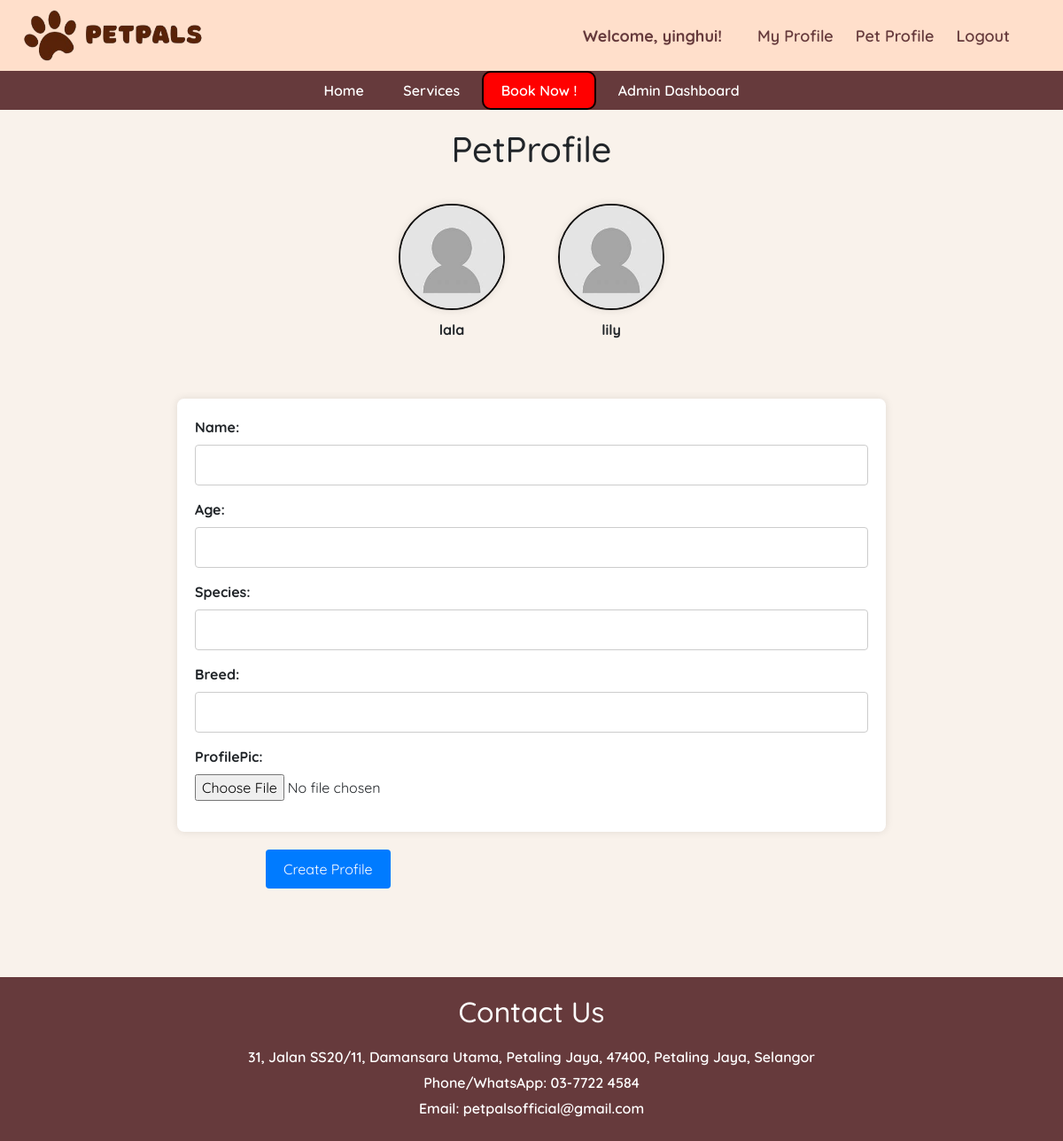
/petprofile/ (signed in), run on the app's committed database.
### main/models.py (models this page shows, shortened)
class Pet(models.Model):
    name = models.CharField(max_length=20)
    owner = models.ForeignKey(Owner, null=True, on_delete=models.CASCADE)
    age = models.PositiveBigIntegerField()
    species = models.CharField(max_length=50)
    breed = models.CharField(max_length=50)
    profile_pic = models.ImageField(default="profile.jpg", null=True, blank=True)

### main/views.py (the view)
# urls.py: path('petprofile/', views.PetprofilePage, name="petprofile"),
def PetprofilePage(request):
    try:
        owner_instance = Owner.objects.get(user=request.user)
    except Owner.DoesNotExist:
        messages.error(request, 'pls create a owner profile first')
        return redirect ('profile')
    pet_instances = Pet.objects.filter(owner=owner_instance)
    if request.method == 'POST':
        form = PetForm(request.POST, request.FILES)
        if form.is_valid():
            pet = form.save(commit=False)
            pet.owner = owner_instance
            pet.save()
            form.save_m2m()
            messages.success(request, f'profile has been updated')
            return redirect('petprofile')
    else:
        form = PetForm()
    context = {'form':form, 'pet_instances': pet_instances}
    return render(request, 'petprofile.html', context)

### main/forms.py
class PetForm(forms.ModelForm):
    class Meta:
        model = Pet
        fields = ['name','age','species','breed','profile_pic']

### main/models.py (called while the page is built)
    def __str__(self):
        return self.user.username

### main/templates/petprofile.html (shortened to what this page needs)
{% extends 'base.html' %}
{% block content %}
{% load static%}
        <h1 class="ti">PetProfile</h1>
    <div class="pet-container">
        {% for pet_instance in pet_instances %}
        <div class="pet-card">
            <div class=>
                <a href="{% url 'edit_pet' pet_instance.id %}">
                    <div class="profile_pic">
                        <img src="{% if pet_instance.profile_pic %}{{ pet_instance.profile_pic.url }}{% else %}{% static 'image/profile.jpg' %}{% endif %}" alt="{{ pet_instance.name }}'s Profile Picture">
                    </div>
                </a>
                <div>
                    <p>{{ pet_instance.name }}</p>
                </div>
            </div>
        </div>
        {% endfor %}
    </div>
    <form method="POST" action="" enctype="multipart/form-data">
        <div class="container">
            <div class=" form-group">
                <label for="id_username">Name:</label>
                {{ form.name }}
            </div>
            <div class=" form-group">
                <label for="id_breed">Age:</label>
                {{ form.age }}
            </div>
            <div class=" form-group">
                <label for="id_age">Species:</label>
                {{ form.species }}
            </div>
            <div class=" form-group">
                <label for="id_species">Breed:</label>
                {{ form.breed }}
            </div>
            <div class=" form-group">
                <label for="id_profilepic">ProfilePic:</label>
                {{ form.profile_pic }}
            </div>
        </div>
        <div class="button-container">
            <input type="submit" value="Create Profile">
        </div>
    </form>
{% endblock %}

### main/templates/navbar.html (shortened to what this page needs)
{% load static %}
    <header>
        <img src="{% static 'image/PetPals.png' %}" alt="Pawlogo" width="auto" height="80">
        <div class="profile-bar">
            <div class="profile-info">
                {% if request.user.is_authenticated %}
                    <span>Welcome, {{ request.user }}!</span>
                {% else %}
                    <span>Welcome, Guest!</span>
                {% endif %}
            </div>
                <div class="profile-actions">
                    {% if user.is_authenticated %}
                        <a href="{% url 'profile' %}">My Profile</a>
                        <a href="{% url 'petprofile' %}">Pet Profile</a>
                        <a href="{% url 'logout' %}">Logout</a>
                    {% else %}
                        <a href="{% url 'login' %}">Sign In</a>
                        <a href="{% url 'register' %}">Sign Up</a>
                    {% endif %}
                </div>
        </div>
    </header>
    <nav class="navigation">
        <a href="{% url 'home' %}">Home</a>
        <a href="#services">Services</a>
        <a href="{% url 'bookingpage' %}" class="book">Book Now !</a>
        {% if request.user.is_staff %}
        <a href="{% url 'admin_dashboard' %}" >Admin Dashboard </a>
        {% endif %}
    </nav>

### main/templates/base.html (style rules this page uses)
body { font-family: "Quicksand", sans-serif; font-optical-sizing: auto; font-weight: 600; font-style: normal; margin: 0; padding: 0; background-color: #F9F2EB; }
.ti { margin-top: 20px; }

### main/templates/navbar.html (style rules this page uses)
header { background-color: rgb(255, 223, 203); padding: 0px; text-align: center; color: rgb(102, 58, 60); display: flex; justify-content: space-between; align-items: center; }
.navigation { background-color:rgb(102,58,60); padding: 10px 0; text-align: center; }
.navigation a { color: white; text-decoration: none; padding: 10px 20px; }
.profile-bar { display: flex; align-items: center; margin-right: 5%; font-size: large; }
.profile-info { margin-right: 20px; }
.profile-info span { font-weight: bold; }
.profile-actions a { color: rgb(102,58,60); text-decoration: none; margin-left: 20px; }
.book { border-radius: 10px; border: 2px solid black; background-color: red; color:white; }

### main/templates/petprofile.html (style rules this page uses)
.container { max-width: 800px; margin: 20px auto; background-color: #fff; padding: 20px; border-radius: 8px; box-shadow: 0 0 10px rgba(0, 0, 0, 0.1); }
h1 { text-align: center; }
form { margin-top: 20px; }
form .form-group { margin-bottom: 15px; }
form label { display: block; font-weight: bold; }
form input[type="text"], form input[type="email"], #id_age { width: 100%; padding: 10px; border: 1px solid #ccc; border-radius: 4px; box-sizing: border-box; }
form input[type="submit"] { background-color: #007bff; color: #fff; padding: 10px 20px; border: none; border-radius: 4px; cursor: pointer; font-size: 16px; }
.button-container { padding-left: 25%; }
.profile_pic { width: 120px; height: 120px; border-radius: 50%; margin: 0 auto; overflow: hidden; border: 2px solid #100f0f; box-shadow: 0 0 10px rgba(0, 0, 0, 0.1); }
.profile_pic img { width: 100%; height: 100%; object-fit: cover; }
.pet-card { text-align: center; padding: 10px; margin-bottom: 20px; margin-top: 20px; margin-left: 10px; margin-right: 10px; }
.pet-card p { margin-top: 10px; font-size: 16px; font-weight: bold; }
.pet-container { display: flex; justify-content: center; flex-wrap: wrap; gap: 20px; }

### data on the page
Pet: profile_pic (placeholder picture), name "lala"
Pet: profile_pic (placeholder picture), name "lily"

### other printed values
{{ request.user }} "yinghui"
